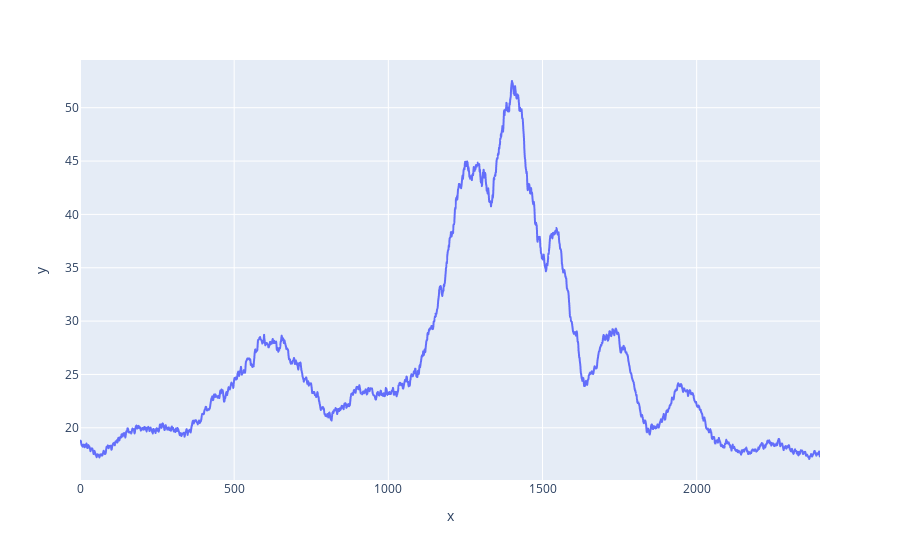

The notebook cell this image was saved under:
### Code cell
#3 RMS
rms_sig = np.sqrt(np.multiply(rec,ref))
window_size = 100
window = np.ones(window_size) / window_size
rms_data_convolved = np.convolve(rms_sig, window, mode='valid')
plot(rms_data_convolved)

### Figure 1 — Plotly figure (JSON) as saved in the notebook; plotly's stock layout.template omitted (floating-point values rounded to 4 significant figures; data arrays with more than 128 entries replaced by an {"elided": "..."} marker saying what was removed)
{"data": [{"hovertemplate": "x=%{x}<br>y=%{y}<extra></extra>", "legendgroup": "", "line": {"color": "#636efa", "dash": "solid"}, "marker": {"symbol": "circle"}, "mode": "lines", "name": "", "showlegend": false, "type": "scattergl", "x": {"elided": "2401 int values"}, "xaxis": "x", "y": {"elided": "2401 float values"}, "yaxis": "y"}], "layout": {"legend": {"tracegroupgap": 0}, "margin": {"t": 60}, "xaxis": {"anchor": "y", "domain": [0, 1], "title": {"text": "x"}}, "yaxis": {"anchor": "x", "domain": [0, 1], "title": {"text": "y"}}}}
